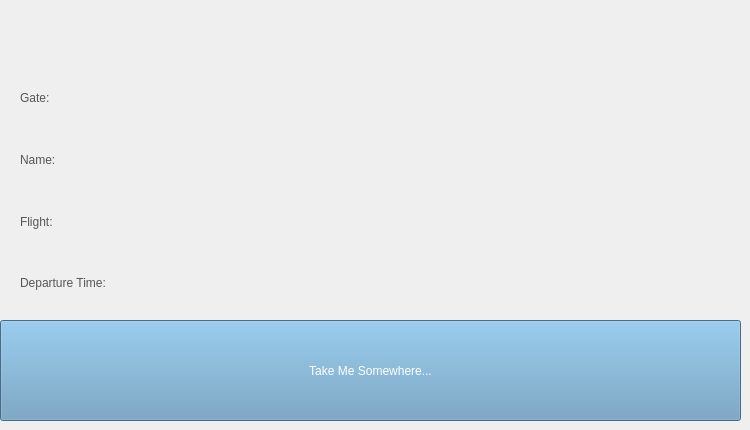
  <widget class="QWidget" name="INFO">
   <widget class="QPushButton" name="go_somewhere">
    <property name="geometry">
     <rect>
      <x>0</x>
      <y>320</y>
      <width>741</width>
      <height>101</height>
     </rect>
    </property>
    <property name="styleSheet">
     <string notr="true">background-color: rgb(98, 150, 187);
color: rgb(255, 255, 255);
font: 20 40pt &quot;montserrat&quot;;</string>
    </property>
    <property name="text">
     <string>Take Me Somewhere...</string>
    </property>
    <property name="iconSize">
     <size>
      <width>16</width>
      <height>16</height>
     </size>
    </property>
   </widget>
   <widget class="QWidget" name="verticalLayoutWidget">
    <property name="geometry">
     <rect>
      <x>20</x>
      <y>70</y>
      <width>531</width>
      <height>241</height>
     </rect>
    </property>
    <layout class="QVBoxLayout" name="verticalLayout">
     <item>
      <widget class="QLabel" name="gate_label">
       <property name="styleSheet">
        <string notr="true">font: 20pt &quot;montserrat&quot;;
color: rgb(85, 87, 83);</string>
       </property>
       <property name="text">
        <string>Gate:</string>
       </property>
      </widget>
     </item>
     <item>
      <widget class="QLabel" name="name_label">
       <property name="styleSheet">
        <string notr="true">font: 20pt &quot;montserrat&quot;;
color: rgb(85, 87, 83);</string>
       </property>
       <property name="text">
        <string>Name:</string>
       </property>
      </widget>
     </item>
     <item>
      <widget class="QLabel" name="flight_label">
       <property name="styleSheet">
        <string notr="true">font: 20pt &quot;montserrat&quot;;
color: rgb(85, 87, 83);</string>
       </property>
       <property name="text">
        <string>Flight:</string>
       </property>
      </widget>
     </item>
     <item>
      <widget class="QLabel" name="depart_time_label">
       <property name="styleSheet">
        <string notr="true">font: 20pt &quot;montserrat&quot;;
color: rgb(85, 87, 83);</string>
       </property>
       <property name="text">
        <string>Departure Time:</string>
       </property>
      </widget>
     </item>
    </layout>
   </widget>
   <widget class="QPushButton" name="info_2">
    <property name="geometry">
     <rect>
      <x>670</x>
      <y>0</y>
      <width>51</width>
      <height>81</height>
     </rect>
    </property>
    <property name="text">
     <string/>
    </property>
    <property name="icon">
     <iconset>
      <normaloff>icons/question.png</normaloff>icons/question.png</iconset>
    </property>
    <property name="iconSize">
     <size>
      <width>65</width>
      <height>65</height>
     </size>
    </property>
    <property name="flat">
     <bool>true</bool>
    </property>
   </widget>
   <widget class="QPushButton" name="back_to_info_2">
    <property name="geometry">
     <rect>
      <x>0</x>
      <y>0</y>
      <width>81</width>
      <height>71</height>
     </rect>
    </property>
    <property name="autoFillBackground">
     <bool>false</bool>
    </property>
    <property name="styleSheet">
     <string notr="true"/>
    </property>
    <property name="text">
     <string/>
    </property>
    <property name="icon">
     <iconset>
      <normaloff>icons/backblue.png</normaloff>icons/backblue.png</iconset>
    </property>
    <property name="iconSize">
     <size>
      <width>60</width>
      <height>60</height>
     </size>
    </property>
    <property name="flat">
     <bool>true</bool>
    </property>
   </widget>
  </widget>
